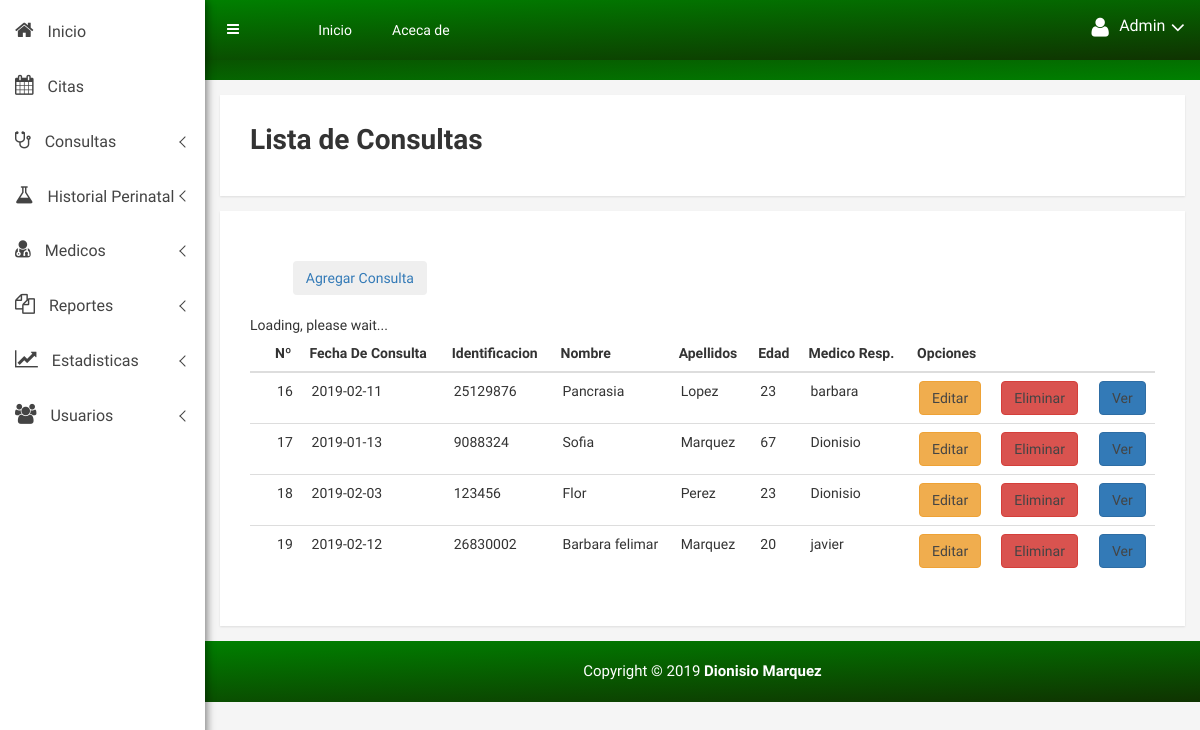
The app's page /vista/consul_vista.php with its own data.
### tables this page shows
CREATE TABLE `consulta` (
  `idconsul` int(11) NOT NULL,
  `identificacion` int(11) NOT NULL,
  `nombre` varchar(255) NOT NULL,
  `apellidos` varchar(255) NOT NULL,
  `edad` int(11) NOT NULL,
  `fechacon` date NOT NULL,
  `peso` varchar(50) NOT NULL,
  `tenar` varchar(50) NOT NULL,
  `alut` varchar(200) NOT NULL,
  `presen` varchar(200) NOT NULL,
  `fcf` varchar(50) NOT NULL,
  `movf` varchar(50) NOT NULL,
  `ede` varchar(50) NOT NULL,
  `vari` varchar(50) NOT NULL,
  `medicos` varchar(50) NOT NULL,
  `obser` varchar(200) NOT NULL,
  `status` tinyint(1) NOT NULL
);

### vista/consul_vista.php (the view, shortened to what this page needs)
<?php
try{
    $conexion = new PDO('mysql:host=localhost;dbname=centromedico','root','');
}catch(PDOException $e){
    echo "Error: ". $e->getMessage();
}
$consulta = $conexion -> prepare("
    SELECT * FROM consulta WHERE status <> 0");
$consulta ->execute();
$consulta = $consulta ->fetchAll();
?>
<!doctype html>
<html class="no-js" lang="en">
<head>
    <link rel="stylesheet" href="css/bootstrap.min.css">
    <link rel="stylesheet" href="css/font-awesome.min.css">
    <link rel="stylesheet" href="css/owl.carousel.css">
    <link rel="stylesheet" href="css/owl.theme.css">
    <link rel="stylesheet" href="css/owl.transitions.css">
    <link rel="stylesheet" href="css/animate.css">
    <link rel="stylesheet" href="css/normalize.css">
    <link rel="stylesheet" href="css/meanmenu.min.css">
    <link rel="stylesheet" href="css/main.css">
    <link rel="stylesheet" href="css/morrisjs/morris.css">
    <link rel="stylesheet" href="css/scrollbar/jquery.mCustomScrollbar.min.css">
    <link rel="stylesheet" href="css/metisMenu/metisMenu.min.css">
    <link rel="stylesheet" href="css/metisMenu/metisMenu-vertical.css">
    <link rel="stylesheet" href="css/calendar/fullcalendar.min.css">
    <link rel="stylesheet" href="css/calendar/fullcalendar.print.min.css">
    <link rel="stylesheet" href="css/style.css">
    <link rel="stylesheet" href="css/preloader/preloader-style.css">
    <link rel="stylesheet" href="css/responsive.css">
</head>
<body>
    <div class="left-sidebar-pro">
        <nav id="sidebar" class="">
            <div class="left-custom-menu-adp-wrap comment-scrollbar">
                <nav class="sidebar-nav left-sidebar-menu-pro">
                    <ul class="metismenu" id="menu1">
                        <li class="active">
                            <a href="CenterMedicine.php">
                                <i class="fa big-icon fa-home icon-wrap"></i>
                                <span class="mini-click-non">Inicio</span>
                            </a>
                        </li>
                        <li>
<a  href="calendario.php" aria-expanded="false"><i class="fa big-icon fa-calendar icon-wrap"></i> <span class="mini-click-non">Citas</span></a>
                        </li>
                        <li>
<a class="has-arrow" href="mailbox.html" aria-expanded="false"><i class="fa big-icon fa-stethoscope icon-wrap"></i> <span class="mini-click-non">Consultas</span></a>
                        </li>
                        <li>
<a class="has-arrow" href="mailbox.html" aria-expanded="false"><i class="fa big-icon fa-flask icon-wrap"></i> <span class="mini-click-non">Historial Perinatal &nbsp; &nbsp; </span></a>
                        </li>
                        <li>
<a class="has-arrow" href="mailbox.html" aria-expanded="false"><i class="fa big-icon fa-user-md icon-wrap"></i> <span class="mini-click-non">Medicos</span></a>
                        </li>
                        <li>
<a class="has-arrow" href="mailbox.html" aria-expanded="false"><i class="fa big-icon fa-copy icon-wrap"></i> <span class="mini-click-non">Reportes</span></a>
                        </li>
                        <li>
<a class="has-arrow" href="mailbox.html" aria-expanded="false"><i class="fa big-icon fa-line-chart icon-wrap"></i> <span class="mini-click-non">Estadisticas</span></a>
                        </li>
                        <li>
<a class="has-arrow" href="mailbox.html" aria-expanded="false"><i class="fa big-icon fa-users icon-wrap"></i> <span class="mini-click-non">Usuarios</span></a>
                        </li>
                    </ul>
                </nav>
            </div>
        </nav>
    </div>
    <div class="all-content-wrapper">
        <div class="container-fluid">
            <div class="row">
                <div class="col-lg-12 col-md-12 col-sm-12 col-xs-12">
                    <div class="logo-pro">
                    </div>
                </div>
            </div>
        </div>
        <div class="header-advance-area">
            <div class="header-top-area">
                <div class="container-fluid">
                    <div class="row">
                        <div class="col-lg-12 col-md-12 col-sm-12 col-xs-12">
                            <div class="header-top-wraper">
                                <div class="row">
                                    <div class="col-lg-1 col-md-0 col-sm-1 col-xs-12">
                                        <div class="menu-switcher-pro">
                                            <button type="button" id="sidebarCollapse" class="btn bar-button-pro header-drl-controller-btn btn-info navbar-btn">
                                                    <i class="fa fa-bars"></i>
                                                </button>
                                        </div>
                                    </div>
<div class="col-lg-6 col-md-7 col-sm-6 col-xs-12">
<div class="header-top-menu tabl-d-n">
<ul class="nav navbar-nav mai-top-nav">
<li class="nav-item"><a href="CenterMedicine.php" class="nav-link">Inicio</a>
                                                </li>
<li class="nav-item"><a href="integrante.php" class="nav-link">Aceca de</a>
                                                </li>
                                            </ul>
                                        </div>
                                    </div>
                                    <div class="col-lg-5 col-md-5 col-sm-12 col-xs-12">
                                        <div class="header-right-info">
                                            <ul class="nav navbar-nav mai-top-nav header-right-menu">
                                                <li class="nav-item">
                                                    <a href="#" data-toggle="dropdown" role="button" aria-expanded="false" class="nav-link dropdown-toggle">
                                                            <i class="fa fa-user adminpro-user-rounded header-riht-inf" aria-hidden="true"></i>
                                                            <span class="admin-name">Admin</span>
                                                            <i class="fa fa-angle-down adminpro-icon adminpro-down-arrow"></i>
                                                        </a>
                                                </li>
                                            </ul>
                                        </div>
                                    </div>
                                </div>
                            </div>
                        </div>
                    </div>
                </div>
            </div>
            <div class="breadcome-area">
                <div class="container-fluid">
                    <div class="row">
                        <div class="col-lg-12 col-md-12 col-sm-12 col-xs-12">
                            <div class="breadcome-list">
                                <div class="row">
                                    <div class="col-lg-8 col-md-8 col-sm-8 col-xs-8">
                                        <br>
                                    </div>
                                </div>
                            </div>
                        </div>
                    </div>
                </div>
            </div>
        </div>
        <div class="charts-area mg-tb-15">
            <div class="container-fluid">
                <div class="row">
                    <div class="col-lg-12 col-md-12 col-sm-12 col-xs-12">
                        <div class="charts-single-pro responsive-mg-b-30">
                            <div class="alert-title">
                                <h1>Lista de Consultas</h1>
                            </div>
                        </div>
                    </div>
                </div>
            </div>
        </div>
        <div class="data-table-area mg-tb-15">
            <div class="container-fluid">
                <div class="row">
                    <div class="col-lg-12 col-md-12 col-sm-12 col-xs-12">
                        <div class="sparkline13-list">
                            <div class="sparkline13-graph">
                                <div class="datatable-dashv1-list custom-datatable-overright">
                                    <br>
									<div class="button-style-two btn-mg-b-10">
	                                    &emsp;&emsp;&emsp;<a href="agregarconsulta.php" class="agregar"><button type="button" class="btn btn-custon-rounded-two btn-white">Agregar Consulta</button></a>
									</div>
									<br>
                                    <table id="table" data-toggle="table" >
                                        <thead>
                                            <tr>
                                            	<th data-field="state" data-checkbox="true"></th>
											  	<th>Nº</th>
								                <th>Fecha De Consulta</th>
												<th>Identificacion</th>
												<th>Nombre</th>
												<th>Apellidos</th>
												<th>Edad</th>
												<th>Medico Resp.</th>
												<th colspan ="3">Opciones</th>
                                            </tr>
                                        </thead>
                                        <tbody>
                                        <?php foreach ($consulta as $Sql): ?>
											<tr >
												<td></td>
                                                <?php echo "<td>". $Sql['idconsul']. "</td>"; ?>
                                                <?php echo "<td class='mayusculas'>". $Sql['fechacon']. "</td>"; ?>
                                                <?php echo "<td class='mayusculas'>". $Sql['identificacion']. "</td>"; ?>
                                                <?php echo "<td class='mayusculas'>". $Sql['nombre']. "</td>"; ?>
                                                <?php echo "<td class='mayusculas'>". $Sql['apellidos']. "</td>"; ?>
                                                <?php echo "<td class='mayusculas'>". $Sql['edad']. "</td>"; ?>
                                                <?php echo "<td class='mayusculas'>". $Sql['medicos']. "</td>"; ?>
                                                <?php echo "<td class='centrar'>"."<a href='actualizarconsulta.php?idconsul=".$Sql['idconsul']."' class='editar class= btn btn-custon-rounded-two btn-warning'>Editar</a>". "</td>"; ?>
<td><a class="btn btn-custon-rounded-two btn-danger" onclick="delete_consul(<?php echo  $Sql['idconsul']; ?>)" href="#">Eliminar</a></td>
<?php echo "<td class='centrar'>"."<a href='verconsulta.php?idconsul=".$Sql['idconsul']."' class='eliminar class= btn btn-custon-rounded-two btn-primary'>Ver</a>". "</td>"; ?>
											</tr>
										<?php endforeach; ?>
                                        </tbody>
                                    </table>
                                </div>
                            </div>
                        </div>
                    </div>
                </div>
            </div>
        </div>
        <div class="footer-copyright-area">
            <div class="container-fluid">
                <div class="row">
                    <div class="col-lg-12">
                        <div class="footer-copy-right">
                            <p>Copyright &copy; 2019 <b><a href="/">Dionisio Marquez</a></b></p>
                        </div>
                    </div>
                </div>
            </div>
        </div>
    </div>
</body>
</html>

### css/main.css (style rules this page uses)
html { color: #222; font-size: 1em; line-height: 1.4; }

### css/metisMenu/metisMenu-vertical.css (style rules this page uses)
.sidebar-nav { background: #fff; }
.sidebar-nav ul { padding: 0; margin: 0; list-style: none; background: #f5f5f5; }
.sidebar-nav .metismenu { background: #fff; display: -webkit-box; display: -ms-flexbox; display: flex; -webkit-box-orient: vertical; -webkit-box-direction: normal; -ms-flex-direction: column; flex-direction: column; }
.sidebar-nav .metismenu li + li { margin-top: 5px; }
.sidebar-nav .metismenu li:first-child { margin-top: 5px; }
.sidebar-nav .metismenu li:last-child { margin-bottom: 5px; }
.sidebar-nav .metismenu > li { display: -webkit-box; display: -ms-flexbox; display: flex; -webkit-box-orient: vertical; -webkit-box-direction: normal; -ms-flex-direction: column; flex-direction: column; position: relative; }
.sidebar-nav .metismenu a { position: relative; display: block; padding: 13px 15px; color: #444; outline-width: 0; transition: all .3s ease-out; font-size:16px; }
.sidebar-nav .metismenu li .icon-wrap { margin-right:10px; font-size:20px; }

### css/style.css (style rules this page uses)
green html, body { height: 100%; font-family: 'Play', sans-serif;font-weight:400;background:#f5f5f5; }
p { margin:0 0 15px; }
h1, h2, h3, h4, h5, h6 { margin: 0 0 10px; font-weight:700; }
a { transition: all 0.3s ease 0s;text-decoration:none; }
a:visited, a:link, a:active { text-decoration: none; }
ul { list-style: outside none none; margin: 0; padding: 0 }
.mg-tb-15 { margin:15px 0px; }
.all-content-wrapper { margin-left: 205px; transition: all 0.3s; }
.left-sidebar-pro { z-index: 9999; width: 240px; }
#sidebar { min-width: 200px; background: #fff; color: #fff; position:fixed; transition: all 0.3s; z-index:999; height:100%; box-shadow: 0px 0px 10px 0 rgba(0,0,0,.42), 0 0px 10px 0 rgba(0,0,0,.12), 0 0px 10px 0px rgba(0,0,0,.2); }
.bar-button-pro { margin: 13px 0px; }
.menu-switcher-pro { transition:all .4s ease 0s; }
.menu-switcher-pro button { background: none; border:none; }
.footer-copyright-area { background: -webkit-linear-gradient(178deg, green 0%, #0F3301 100%); background: linear-gradient(178deg, green 0%, #0F3301 100%); padding: 20px 0px; text-align: center; }
.footer-copy-right p { margin: 0px; font-size: 15px; color: #fff; }
.footer-copy-right a { color:#fff; text-decoration:none; }
.comment-scrollbar, .timeline-scrollbar, .messages-scrollbar, .project-list-scrollbar { height: 580px; }
.header-top-menu .navbar-nav>li>a { padding: 20px 20px; color: #fff; font-size:14px; }
.header-right-info .navbar-nav { float:right; padding:17px 0px; }
.header-right-info ul.header-right-menu li { display:inline-block; }
.header-right-info ul.header-right-menu > li > a { display:inline-block; color:#fff; padding: 0px 0px 0px 20px; font-size:22px; text-decoration:none; position:relative; }
.header-right-info .admin-name { display: inline-block; color: #fff; font-size: 16px; position: relative; top: -4px; margin-left:5px; }
.breadcome-list { padding-top:20px; padding-bottom:20px; }
.header-advance-area { background: -webkit-linear-gradient(178deg, green 0%, #0F3301 100%); background: linear-gradient(178deg, #0F3301 0%, green 100%); }
.product-sales-chart, .analytics-info-cs, .tranffic-als-inner, .analytics-rounded, .single-new-trend, .personal-info-wrap, .author-widgets-single, .calender-inner, .product-status-wrap, .review-tab-pro-inner, .income-dashone-total, .analytics-adminpro-wrap, .analytics-sparkle-line, .analysis-progrebar, .sparkline8-list, .sparkline9-list, .sparkline7-list, .sparkline10-list, .sparkline12-list, .sparkline13-list, .sparkline14-list, .sparkline13-list, .sparkline11-list, .x-editable-list, .code-editor-single, .blog-details-inner, .charts-single-pro, .about-sparkline, .sparkline-list, .button-ad-wrap, .tab-content-details, .sparkline16-list, .sparkline15-list, .tinymce-single { padding:30px; background:#fff; -webkit-box-shadow: 0px 1px 2px 0px rgba(0, 0, 0, 0.1); box-shadow: 0px 1px 2px 0px rgba(0, 0, 0, 0.1); }
.header-top-area { position: fixed; background: -webkit-linear-gradient(178deg, green 0%, #0F3301 100%); background: linear-gradient(178deg, green 0%, #0F3301 100%); z-index: 99; left: 200px; right: 0; top: 0; margin: 0 auto; transition: all 0.3s; }
.custom-datatable-overright table tbody tr td a { color: #444; font-size: 14px; }
.custom-datatable-overright table tbody tr td { padding-left: 10px !important; padding-right: 5px !important; font-size: 14px; text-align: left; }

### records on screen
consulta: idconsul "16", fechacon "2019-02-11", identificacion "25129876", nombre "Pancrasia", apellidos "Lopez", edad "23", medicos "barbara"
consulta: idconsul "17", fechacon "2019-01-13", identificacion "9088324", nombre "Sofia", apellidos "Marquez", edad "67", medicos "Dionisio"
consulta: idconsul "18", fechacon "2019-02-03", identificacion "123456", nombre "Flor", apellidos "Perez", edad "23", medicos "Dionisio"
consulta: idconsul "19", fechacon "2019-02-12", identificacion "26830002", nombre "Barbara felimar", apellidos "Marquez", edad "20", medicos "javier"
